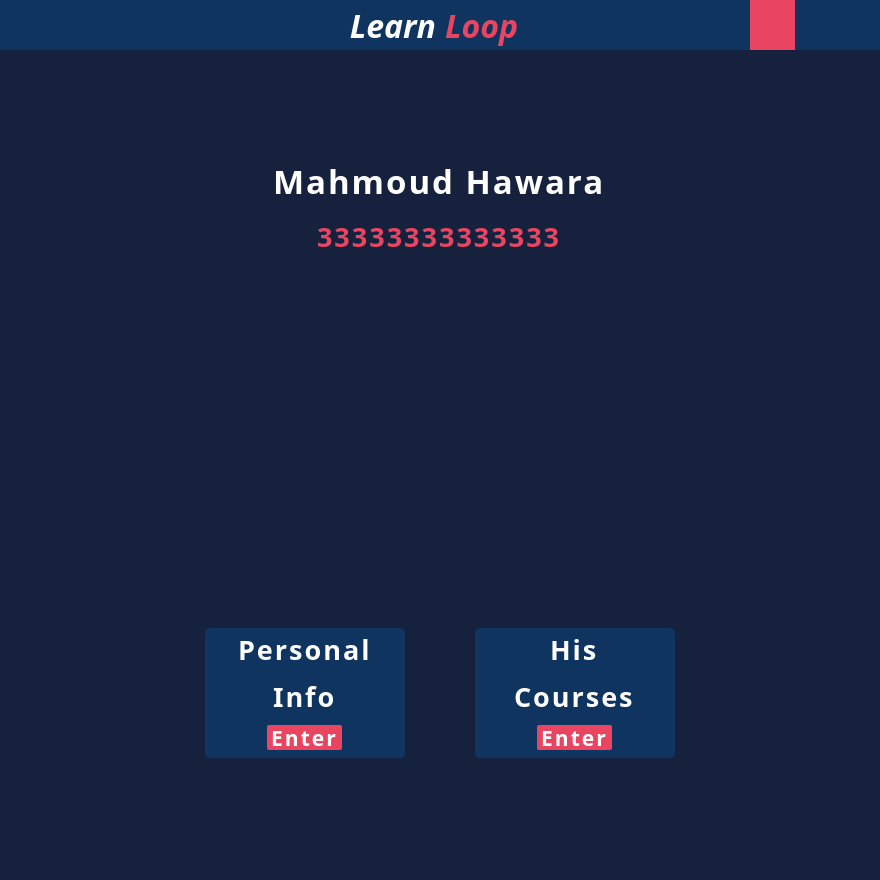
<?xml version="1.0" encoding="UTF-8"?>
<ui version="4.0">
 <class>MainWindow</class>
 <widget class="QMainWindow" name="MainWindow">
  <property name="geometry">
   <rect>
    <x>0</x>
    <y>0</y>
    <width>880</width>
    <height>880</height>
   </rect>
  </property>
  <property name="minimumSize">
   <size>
    <width>880</width>
    <height>880</height>
   </size>
  </property>
  <property name="windowTitle">
   <string>MainWindow</string>
  </property>
  <property name="styleSheet">
   <string notr="true">background: #16213E;
</string>
  </property>
  <widget class="QWidget" name="centralwidget">
   <layout class="QVBoxLayout" name="verticalLayout">
    <property name="spacing">
     <number>0</number>
    </property>
    <property name="leftMargin">
     <number>0</number>
    </property>
    <property name="topMargin">
     <number>0</number>
    </property>
    <property name="rightMargin">
     <number>0</number>
    </property>
    <property name="bottomMargin">
     <number>0</number>
    </property>
    <item>
     <widget class="QFrame" name="header">
      <property name="minimumSize">
       <size>
        <width>0</width>
        <height>50</height>
       </size>
      </property>
      <property name="maximumSize">
       <size>
        <width>16777215</width>
        <height>50</height>
       </size>
      </property>
      <property name="styleSheet">
       <string notr="true">background: #0F3460</string>
      </property>
      <layout class="QHBoxLayout" name="horizontalLayout_4">
       <property name="spacing">
        <number>0</number>
       </property>
       <property name="leftMargin">
        <number>20</number>
       </property>
       <property name="topMargin">
        <number>0</number>
       </property>
       <property name="rightMargin">
        <number>20</number>
       </property>
       <property name="bottomMargin">
        <number>0</number>
       </property>
       <item alignment="Qt::AlignLeft">
        <widget class="QFrame" name="ControlButtons_2">
         <layout class="QHBoxLayout" name="horizontalLayout_6">
          <property name="spacing">
           <number>15</number>
          </property>
          <property name="leftMargin">
           <number>0</number>
          </property>
          <property name="topMargin">
           <number>0</number>
          </property>
          <property name="rightMargin">
           <number>0</number>
          </property>
          <property name="bottomMargin">
           <number>0</number>
          </property>
          <item>
           <widget class="QPushButton" name="close_2">
            <property name="minimumSize">
             <size>
              <width>20</width>
              <height>26</height>
             </size>
            </property>
            <property name="maximumSize">
             <size>
              <width>26</width>
              <height>26</height>
             </size>
            </property>
            <property name="cursor">
             <cursorShape>PointingHandCursor</cursorShape>
            </property>
            <property name="styleSheet">
             <string notr="true">QPushButton::hover{
	background-color: #E94560;
	border-radius: 12px;
}</string>
            </property>
            <property name="text">
             <string/>
            </property>
            <property name="icon">
             <iconset resource="../Images.qrc">
              <normaloff>:/Controles/Images/close.png</normaloff>:/Controles/Images/close.png</iconset>
            </property>
            <property name="iconSize">
             <size>
              <width>12</width>
              <height>14</height>
             </size>
            </property>
            <property name="shortcut">
             <string>Ctrl+F4</string>
            </property>
            <property name="flat">
             <bool>true</bool>
            </property>
           </widget>
          </item>
          <item>
           <widget class="QPushButton" name="expand_2">
            <property name="minimumSize">
             <size>
              <width>26</width>
              <height>26</height>
             </size>
            </property>
            <property name="maximumSize">
             <size>
              <width>26</width>
              <height>26</height>
             </size>
            </property>
            <property name="cursor">
             <cursorShape>PointingHandCursor</cursorShape>
            </property>
            <property name="styleSheet">
             <string notr="true">QPushButton::hover{
	background-color: #E94560;
	border-radius: 12px;
}</string>
            </property>
            <property name="text">
             <string/>
            </property>
            <property name="icon">
             <iconset resource="../Images.qrc">
              <normaloff>:/Controles/Images/expand-arrows.png</normaloff>:/Controles/Images/expand-arrows.png</iconset>
            </property>
            <property name="iconSize">
             <size>
              <width>20</width>
              <height>25</height>
             </size>
            </property>
            <property name="shortcut">
             <string>Ctrl+E</string>
            </property>
            <property name="flat">
             <bool>true</bool>
            </property>
           </widget>
          </item>
          <item>
           <widget class="QPushButton" name="minimize_2">
            <property name="minimumSize">
             <size>
              <width>26</width>
              <height>26</height>
             </size>
            </property>
            <property name="maximumSize">
             <size>
              <width>26</width>
              <height>26</height>
             </size>
            </property>
            <property name="cursor">
             <cursorShape>PointingHandCursor</cursorShape>
            </property>
            <property name="styleSheet">
             <string notr="true">QPushButton::hover{
	background-color: #E94560;
	border-radius: 12px;
}</string>
            </property>
            <property name="text">
             <string/>
            </property>
            <property name="icon">
             <iconset resource="../Images.qrc">
              <normaloff>:/Controles/Images/minimize-sign.png</normaloff>:/Controles/Images/minimize-sign.png</iconset>
            </property>
            <property name="iconSize">
             <size>
              <width>13</width>
              <height>16</height>
             </size>
            </property>
            <property name="shortcut">
             <string>Ctrl+M</string>
            </property>
            <property name="flat">
             <bool>true</bool>
            </property>
           </widget>
          </item>
          <item>
           <widget class="QPushButton" name="expand_3">
            <property name="minimumSize">
             <size>
              <width>26</width>
              <height>26</height>
             </size>
            </property>
            <property name="maximumSize">
             <size>
              <width>26</width>
              <height>26</height>
             </size>
            </property>
            <property name="cursor">
             <cursorShape>PointingHandCursor</cursorShape>
            </property>
            <property name="contextMenuPolicy">
             <enum>Qt::NoContextMenu</enum>
            </property>
            <property name="styleSheet">
             <string notr="true">QPushButton::hover{
	background-color: #E94560;
	border-radius: 12px;
}</string>
            </property>
            <property name="text">
             <string/>
            </property>
            <property name="icon">
             <iconset resource="../Images.qrc">
              <normaloff>:/Controles/Images/return.png</normaloff>:/Controles/Images/return.png</iconset>
            </property>
            <property name="iconSize">
             <size>
              <width>20</width>
              <height>25</height>
             </size>
            </property>
            <property name="shortcut">
             <string>Ctrl+R</string>
            </property>
            <property name="flat">
             <bool>true</bool>
            </property>
           </widget>
          </item>
         </layout>
        </widget>
       </item>
       <item>
        <widget class="QFrame" name="Logo_2">
         <property name="maximumSize">
          <size>
           <width>16777215</width>
           <height>16777215</height>
          </size>
         </property>
         <layout class="QHBoxLayout" name="horizontalLayout_7">
          <property name="spacing">
           <number>9</number>
          </property>
          <property name="leftMargin">
           <number>0</number>
          </property>
          <property name="topMargin">
           <number>0</number>
          </property>
          <property name="rightMargin">
           <number>0</number>
          </property>
          <property name="bottomMargin">
           <number>0</number>
          </property>
          <item>
           <widget class="QLabel" name="Learn_2">
            <property name="font">
             <font>
              <family>Ubuntu Condensed</family>
              <pointsize>24</pointsize>
              <weight>75</weight>
              <italic>true</italic>
              <bold>true</bold>
             </font>
            </property>
            <property name="styleSheet">
             <string notr="true">color: white</string>
            </property>
            <property name="text">
             <string>Learn</string>
            </property>
            <property name="alignment">
             <set>Qt::AlignRight|Qt::AlignTrailing|Qt::AlignVCenter</set>
            </property>
            <property name="wordWrap">
             <bool>false</bool>
            </property>
           </widget>
          </item>
          <item>
           <widget class="QLabel" name="Loop_2">
            <property name="font">
             <font>
              <family>Ubuntu Condensed</family>
              <pointsize>24</pointsize>
              <weight>75</weight>
              <italic>true</italic>
              <bold>true</bold>
             </font>
            </property>
            <property name="styleSheet">
             <string notr="true">color: #E94560</string>
            </property>
            <property name="text">
             <string>Loop</string>
            </property>
           </widget>
          </item>
         </layout>
        </widget>
       </item>
       <item alignment="Qt::AlignRight">
        <widget class="QFrame" name="ProfilePhotoAndSettings_2">
         <property name="maximumSize">
          <size>
           <width>16777215</width>
           <height>16777215</height>
          </size>
         </property>
         <layout class="QHBoxLayout" name="horizontalLayout_8">
          <property name="spacing">
           <number>20</number>
          </property>
          <property name="leftMargin">
           <number>0</number>
          </property>
          <property name="topMargin">
           <number>0</number>
          </property>
          <property name="rightMargin">
           <number>0</number>
          </property>
          <property name="bottomMargin">
           <number>0</number>
          </property>
          <item>
           <widget class="QPushButton" name="settings_2">
            <property name="minimumSize">
             <size>
              <width>45</width>
              <height>50</height>
             </size>
            </property>
            <property name="maximumSize">
             <size>
              <width>45</width>
              <height>50</height>
             </size>
            </property>
            <property name="cursor">
             <cursorShape>PointingHandCursor</cursorShape>
            </property>
            <property name="statusTip">
             <string/>
            </property>
            <property name="styleSheet">
             <string notr="true">background-color: #E94560;
border-style: outset</string>
            </property>
            <property name="text">
             <string/>
            </property>
            <property name="icon">
             <iconset resource="../Images.qrc">
              <normaloff>:/Controles/Images/setting.png</normaloff>:/Controles/Images/setting.png</iconset>
            </property>
            <property name="iconSize">
             <size>
              <width>30</width>
              <height>30</height>
             </size>
            </property>
            <property name="checkable">
             <bool>false</bool>
            </property>
            <property name="autoRepeat">
             <bool>false</bool>
            </property>
            <property name="autoExclusive">
             <bool>false</bool>
            </property>
            <property name="autoDefault">
             <bool>false</bool>
            </property>
            <property name="default">
             <bool>false</bool>
            </property>
            <property name="flat">
             <bool>true</bool>
            </property>
           </widget>
          </item>
          <item>
           <widget class="QPushButton" name="profilePhoto_2">
            <property name="minimumSize">
             <size>
              <width>45</width>
              <height>45</height>
             </size>
            </property>
            <property name="maximumSize">
             <size>
              <width>45</width>
              <height>45</height>
             </size>
            </property>
            <property name="cursor">
             <cursorShape>PointingHandCursor</cursorShape>
            </property>
            <property name="autoFillBackground">
             <bool>false</bool>
            </property>
            <property name="styleSheet">
             <string notr="true"/>
            </property>
            <property name="text">
             <string/>
            </property>
            <property name="icon">
             <iconset resource="../Images.qrc">
              <normaloff>:/Controles/Images/user.png</normaloff>:/Controles/Images/user.png</iconset>
            </property>
            <property name="iconSize">
             <size>
              <width>50</width>
              <height>45</height>
             </size>
            </property>
            <property name="autoDefault">
             <bool>false</bool>
            </property>
            <property name="default">
             <bool>false</bool>
            </property>
            <property name="flat">
             <bool>true</bool>
            </property>
           </widget>
          </item>
         </layout>
        </widget>
       </item>
      </layout>
     </widget>
    </item>
    <item>
     <widget class="QFrame" name="mainPage">
      <property name="maximumSize">
       <size>
        <width>16777215</width>
        <height>16777215</height>
       </size>
      </property>
      <property name="styleSheet">
       <string notr="true">border: none;</string>
      </property>
      <property name="frameShape">
       <enum>QFrame::StyledPanel</enum>
      </property>
      <property name="frameShadow">
       <enum>QFrame::Raised</enum>
      </property>
      <layout class="QVBoxLayout" name="verticalLayout_9">
       <property name="spacing">
        <number>85</number>
       </property>
       <property name="leftMargin">
        <number>0</number>
       </property>
       <property name="topMargin">
        <number>0</number>
       </property>
       <property name="rightMargin">
        <number>0</number>
       </property>
       <property name="bottomMargin">
        <number>0</number>
       </property>
       <item>
        <spacer name="verticalSpacer">
         <property name="orientation">
          <enum>Qt::Vertical</enum>
         </property>
         <property name="sizeHint" stdset="0">
          <size>
           <width>20</width>
           <height>40</height>
          </size>
         </property>
        </spacer>
       </item>
       <item alignment="Qt::AlignHCenter">
        <widget class="QFrame" name="Name">
         <property name="minimumSize">
          <size>
           <width>0</width>
           <height>100</height>
          </size>
         </property>
         <property name="maximumSize">
          <size>
           <width>16777215</width>
           <height>100</height>
          </size>
         </property>
         <property name="styleSheet">
          <string notr="true">color: white;
letter-spacing: 2px;</string>
         </property>
         <property name="frameShape">
          <enum>QFrame::StyledPanel</enum>
         </property>
         <property name="frameShadow">
          <enum>QFrame::Raised</enum>
         </property>
         <layout class="QVBoxLayout" name="verticalLayout_2">
          <property name="spacing">
           <number>10</number>
          </property>
          <property name="leftMargin">
           <number>0</number>
          </property>
          <property name="topMargin">
           <number>0</number>
          </property>
          <property name="rightMargin">
           <number>0</number>
          </property>
          <property name="bottomMargin">
           <number>0</number>
          </property>
          <item alignment="Qt::AlignHCenter">
           <widget class="QFrame" name="frame">
            <property name="frameShape">
             <enum>QFrame::StyledPanel</enum>
            </property>
            <property name="frameShadow">
             <enum>QFrame::Raised</enum>
            </property>
            <layout class="QHBoxLayout" name="horizontalLayout_9">
             <property name="spacing">
              <number>2</number>
             </property>
             <property name="leftMargin">
              <number>0</number>
             </property>
             <property name="topMargin">
              <number>0</number>
             </property>
             <property name="rightMargin">
              <number>0</number>
             </property>
             <property name="bottomMargin">
              <number>0</number>
             </property>
             <item alignment="Qt::AlignBottom">
              <widget class="QLabel" name="label">
               <property name="font">
                <font>
                 <family>Ubuntu Condensed</family>
                 <pointsize>25</pointsize>
                 <weight>75</weight>
                 <bold>true</bold>
                </font>
               </property>
               <property name="styleSheet">
                <string notr="true"/>
               </property>
               <property name="lineWidth">
                <number>5</number>
               </property>
               <property name="text">
                <string>Mahmoud Hawara</string>
               </property>
              </widget>
             </item>
            </layout>
           </widget>
          </item>
          <item alignment="Qt::AlignHCenter">
           <widget class="QLabel" name="label_2">
            <property name="font">
             <font>
              <family>Ubuntu Condensed</family>
              <pointsize>20</pointsize>
              <weight>75</weight>
              <bold>true</bold>
             </font>
            </property>
            <property name="styleSheet">
             <string notr="true">color: #E94560;
</string>
            </property>
            <property name="text">
             <string>33333333333333</string>
            </property>
           </widget>
          </item>
         </layout>
        </widget>
       </item>
       <item alignment="Qt::AlignHCenter">
        <widget class="QFrame" name="photo">
         <property name="minimumSize">
          <size>
           <width>200</width>
           <height>200</height>
          </size>
         </property>
         <property name="maximumSize">
          <size>
           <width>200</width>
           <height>200</height>
          </size>
         </property>
         <property name="styleSheet">
          <string notr="true"/>
         </property>
         <property name="frameShape">
          <enum>QFrame::StyledPanel</enum>
         </property>
         <property name="frameShadow">
          <enum>QFrame::Raised</enum>
         </property>
         <layout class="QHBoxLayout" name="horizontalLayout_10">
          <property name="spacing">
           <number>0</number>
          </property>
          <property name="leftMargin">
           <number>0</number>
          </property>
          <property name="topMargin">
           <number>0</number>
          </property>
          <property name="rightMargin">
           <number>0</number>
          </property>
          <property name="bottomMargin">
           <number>20</number>
          </property>
          <item>
           <widget class="QLabel" name="label_4">
            <property name="minimumSize">
             <size>
              <width>200</width>
              <height>200</height>
             </size>
            </property>
            <property name="maximumSize">
             <size>
              <width>200</width>
              <height>200</height>
             </size>
            </property>
            <property name="text">
             <string/>
            </property>
            <property name="pixmap">
             <pixmap resource="../Images.qrc">:/Controles/Images/user.png</pixmap>
            </property>
            <property name="scaledContents">
             <bool>true</bool>
            </property>
           </widget>
          </item>
         </layout>
        </widget>
       </item>
       <item alignment="Qt::AlignHCenter">
        <widget class="QFrame" name="buttons">
         <property name="minimumSize">
          <size>
           <width>0</width>
           <height>130</height>
          </size>
         </property>
         <property name="maximumSize">
          <size>
           <width>16777215</width>
           <height>130</height>
          </size>
         </property>
         <property name="styleSheet">
          <string notr="true"/>
         </property>
         <property name="frameShape">
          <enum>QFrame::StyledPanel</enum>
         </property>
         <property name="frameShadow">
          <enum>QFrame::Raised</enum>
         </property>
         <layout class="QHBoxLayout" name="horizontalLayout_11">
          <property name="spacing">
           <number>70</number>
          </property>
          <property name="leftMargin">
           <number>0</number>
          </property>
          <property name="topMargin">
           <number>0</number>
          </property>
          <property name="rightMargin">
           <number>0</number>
          </property>
          <property name="bottomMargin">
           <number>0</number>
          </property>
          <item>
           <widget class="QFrame" name="frame_2">
            <property name="minimumSize">
             <size>
              <width>200</width>
              <height>130</height>
             </size>
            </property>
            <property name="maximumSize">
             <size>
              <width>200</width>
              <height>130</height>
             </size>
            </property>
            <property name="styleSheet">
             <string notr="true">background: #0F3460;
color: white;
border-radius: 5px;
letter-spacing: 2px;</string>
            </property>
            <property name="frameShape">
             <enum>QFrame::StyledPanel</enum>
            </property>
            <property name="frameShadow">
             <enum>QFrame::Raised</enum>
            </property>
            <layout class="QVBoxLayout" name="verticalLayout_3">
             <property name="spacing">
              <number>10</number>
             </property>
             <property name="leftMargin">
              <number>0</number>
             </property>
             <property name="topMargin">
              <number>0</number>
             </property>
             <property name="rightMargin">
              <number>0</number>
             </property>
             <property name="bottomMargin">
              <number>5</number>
             </property>
             <item>
              <spacer name="verticalSpacer_3">
               <property name="orientation">
                <enum>Qt::Vertical</enum>
               </property>
               <property name="sizeHint" stdset="0">
                <size>
                 <width>20</width>
                 <height>40</height>
                </size>
               </property>
              </spacer>
             </item>
             <item alignment="Qt::AlignHCenter">
              <widget class="QLabel" name="label_5">
               <property name="font">
                <font>
                 <family>Ubuntu Condensed</family>
                 <pointsize>20</pointsize>
                 <weight>75</weight>
                 <bold>true</bold>
                </font>
               </property>
               <property name="text">
                <string>Personal</string>
               </property>
              </widget>
             </item>
             <item alignment="Qt::AlignHCenter">
              <widget class="QLabel" name="label_6">
               <property name="font">
                <font>
                 <family>Ubuntu Condensed</family>
                 <pointsize>20</pointsize>
                 <weight>75</weight>
                 <bold>true</bold>
                </font>
               </property>
               <property name="styleSheet">
                <string notr="true"/>
               </property>
               <property name="text">
                <string>Info</string>
               </property>
              </widget>
             </item>
             <item alignment="Qt::AlignHCenter">
              <widget class="QPushButton" name="pushButton">
               <property name="minimumSize">
                <size>
                 <width>75</width>
                 <height>25</height>
                </size>
               </property>
               <property name="maximumSize">
                <size>
                 <width>75</width>
                 <height>25</height>
                </size>
               </property>
               <property name="sizeIncrement">
                <size>
                 <width>0</width>
                 <height>0</height>
                </size>
               </property>
               <property name="font">
                <font>
                 <family>Ubuntu Condensed</family>
                 <pointsize>16</pointsize>
                 <weight>75</weight>
                 <bold>true</bold>
                </font>
               </property>
               <property name="styleSheet">
                <string notr="true">background: #E94560;
border-radius: 2px;
</string>
               </property>
               <property name="text">
                <string>Enter</string>
               </property>
              </widget>
             </item>
             <item>
              <spacer name="verticalSpacer_4">
               <property name="orientation">
                <enum>Qt::Vertical</enum>
               </property>
               <property name="sizeHint" stdset="0">
                <size>
                 <width>20</width>
                 <height>40</height>
                </size>
               </property>
              </spacer>
             </item>
            </layout>
           </widget>
          </item>
          <item>
           <widget class="QFrame" name="frame_3">
            <property name="minimumSize">
             <size>
              <width>200</width>
              <height>130</height>
             </size>
            </property>
            <property name="maximumSize">
             <size>
              <width>200</width>
              <height>130</height>
             </size>
            </property>
            <property name="styleSheet">
             <string notr="true">background: #0F3460;
color: white;
border-radius: 5px;
letter-spacing: 2px;</string>
            </property>
            <property name="frameShape">
             <enum>QFrame::StyledPanel</enum>
            </property>
            <property name="frameShadow">
             <enum>QFrame::Raised</enum>
            </property>
            <layout class="QVBoxLayout" name="verticalLayout_4">
             <property name="spacing">
              <number>10</number>
             </property>
             <property name="leftMargin">
              <number>0</number>
             </property>
             <property name="topMargin">
              <number>0</number>
             </property>
             <property name="rightMargin">
              <number>0</number>
             </property>
             <property name="bottomMargin">
              <number>5</number>
             </property>
             <item>
              <spacer name="verticalSpacer_5">
               <property name="orientation">
                <enum>Qt::Vertical</enum>
               </property>
               <property name="sizeHint" stdset="0">
                <size>
                 <width>20</width>
                 <height>40</height>
                </size>
               </property>
              </spacer>
             </item>
             <item alignment="Qt::AlignHCenter">
              <widget class="QLabel" name="label_7">
               <property name="font">
                <font>
                 <family>Ubuntu Condensed</family>
                 <pointsize>20</pointsize>
                 <weight>75</weight>
                 <bold>true</bold>
                </font>
               </property>
               <property name="text">
                <string>His</string>
               </property>
              </widget>
             </item>
             <item alignment="Qt::AlignHCenter">
              <widget class="QLabel" name="label_8">
               <property name="font">
                <font>
                 <family>Ubuntu Condensed</family>
                 <pointsize>20</pointsize>
                 <weight>75</weight>
                 <bold>true</bold>
                </font>
               </property>
               <property name="styleSheet">
                <string notr="true"/>
               </property>
               <property name="text">
                <string>Courses</string>
               </property>
              </widget>
             </item>
             <item alignment="Qt::AlignHCenter">
              <widget class="QPushButton" name="pushButton_2">
               <property name="minimumSize">
                <size>
                 <width>75</width>
                 <height>25</height>
                </size>
               </property>
               <property name="maximumSize">
                <size>
                 <width>75</width>
                 <height>25</height>
                </size>
               </property>
               <property name="sizeIncrement">
                <size>
                 <width>0</width>
                 <height>0</height>
                </size>
               </property>
               <property name="font">
                <font>
                 <family>Ubuntu Condensed</family>
                 <pointsize>16</pointsize>
                 <weight>75</weight>
                 <bold>true</bold>
                </font>
               </property>
               <property name="styleSheet">
                <string notr="true">background: #E94560;
border-radius: 2px;
</string>
               </property>
               <property name="text">
                <string>Enter</string>
               </property>
              </widget>
             </item>
             <item>
              <spacer name="verticalSpacer_6">
               <property name="orientation">
                <enum>Qt::Vertical</enum>
               </property>
               <property name="sizeHint" stdset="0">
                <size>
                 <width>20</width>
                 <height>40</height>
                </size>
               </property>
              </spacer>
             </item>
            </layout>
           </widget>
          </item>
         </layout>
        </widget>
       </item>
       <item>
        <spacer name="verticalSpacer_2">
         <property name="orientation">
          <enum>Qt::Vertical</enum>
         </property>
         <property name="sizeHint" stdset="0">
          <size>
           <width>20</width>
           <height>40</height>
          </size>
         </property>
        </spacer>
       </item>
      </layout>
     </widget>
    </item>
    <item>
     <widget class="QFrame" name="size_grip">
      <property name="minimumSize">
       <size>
        <width>0</width>
        <height>15</height>
       </size>
      </property>
      <property name="maximumSize">
       <size>
        <width>16777215</width>
        <height>15</height>
       </size>
      </property>
      <property name="styleSheet">
       <string notr="true">border: none;</string>
      </property>
      <property name="frameShape">
       <enum>QFrame::StyledPanel</enum>
      </property>
      <property name="frameShadow">
       <enum>QFrame::Raised</enum>
      </property>
     </widget>
    </item>
   </layout>
  </widget>
 </widget>
 <resources>
  <include location="../Images.qrc"/>
 </resources>
 <connections/>
</ui>
